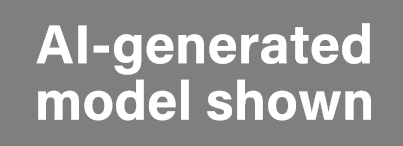
#> input picture image-watermark-batch/scripts/ai_generated_watermark.png, 403 x 146 px
$ python local_line_art.py ../../image-watermark-batch/scripts/ai_generated_watermark.png out.png
#> lines starting #> are read from the running program, lines starting #| are printed output that depends on the picture; after the words box and inside, x2 and y2 are one past the last pixel; in counts of white or black regions, pixels touching at a corner belong together
#!/usr/bin/env python3
"""Create a deterministic local line-art constraint image from a product photo."""

from __future__ import annotations

import argparse
from pathlib import Path

from PIL import Image, ImageFilter, ImageOps


def make_line_art(input_path: Path, output_path: Path, threshold: int = 38) -> None:
#> called with threshold = 38
    image = Image.open(input_path).convert("RGB")
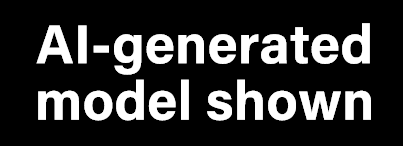
#> image: PIL image 403x146 RGB; min 0, max 255, mean 50.3

    # Smooth small texture first so wood grain does not dominate the constraint.
    gray = ImageOps.grayscale(image)
    smooth = gray.filter(ImageFilter.MedianFilter(size=5))
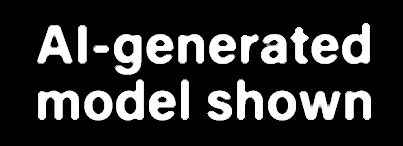
#> smooth: PIL image 403x146 L; min 0, max 255, mean 50
    edges = smooth.filter(ImageFilter.FIND_EDGES)
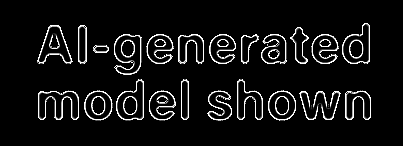
#> edges: PIL image 403x146 L; min 0, max 255, mean 18.3
    edges = ImageOps.autocontrast(edges)

    # FIND_EDGES gives bright strokes on dark ground. Invert to black strokes on white.
    inverted = ImageOps.invert(edges)
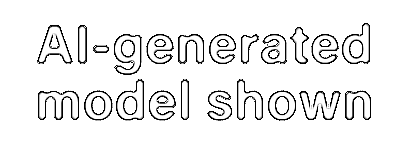
#> inverted: PIL image 403x146 L; min 0, max 255, mean 236.7
    line_art = inverted.point(lambda px: 0 if px < 255 - threshold else 255, mode="1")
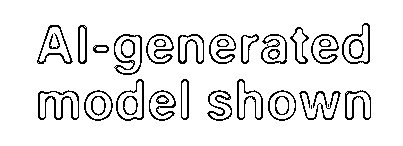
#> line_art: PIL image 403x146 1; 90.8% white; black in thin lines or dots, all inside (x1, y1, x2, y2) = (37, 23, 371, 121)
    line_art = line_art.convert("RGB")

    output_path.parent.mkdir(parents=True, exist_ok=True)
    line_art.save(output_path, quality=95)


def main() -> int:
    parser = argparse.ArgumentParser(description="Create local line-art constraints.")
    parser.add_argument("input", type=Path, help="Source product image")
    parser.add_argument("output", type=Path, help="Output line-art image")
    parser.add_argument(
        "--threshold",
        type=int,
        default=38,
        help="Edge threshold, higher values keep fewer lines",
    )
    args = parser.parse_args()

    make_line_art(args.input, args.output, args.threshold)
    return 0


if __name__ == "__main__":
    raise SystemExit(main())
#> (the program exits here)
